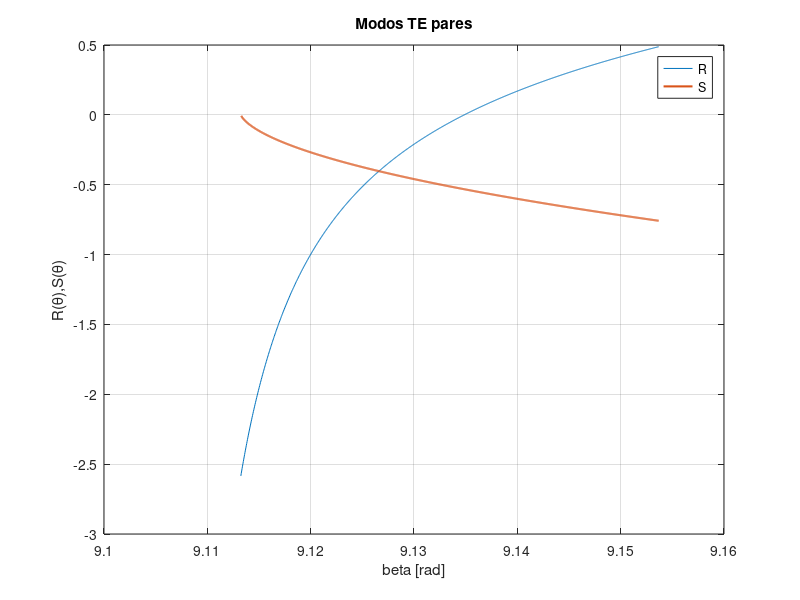

Reproduce this figure in MATLAB.
clc, close all, clear all

%Parámetros
%Todas las unidades en um
lambda=1;               %longitud de onda
k0=2*pi/lambda;         %numero de onda
a=4.1;                  %radius in um
n1=1.4568527308462205;  %core (germanio)
n2=1.450417399464332;   %cladding (sílice)

% syms beta
% q1=sqrt((n1^2)*(k0^2)-(beta^2));
% q2=sqrt((beta^2)-(n2^2)*(k0^2));
% 
% j0=besselj(0,q1*a);
% j1=besselj(0,q1*a);
% k0=besselk(0,q2*a);
% k1=besselk(1,q2*a);
% 
% f=q1.*(j0./j1)+q2.*(k0./k1);

% Plot
R=@(beta) (sqrt((n1^2)*(k0^2)-(beta.^2))).*((besselj(0,(sqrt((n1^2)*(k0^2)-(beta.^2)))*a))./(besselj(1,(sqrt((n1^2)*(k0^2)-(beta.^2)))*a)));
S=@(beta) -(sqrt((beta.^2)-(n2^2)*(k0^2))).*((besselk(0,(sqrt((beta.^2)-(n2^2)*(k0^2)))*a))./(besselk(1,(sqrt((beta.^2)-(n2^2)*(k0^2)))*a)));
beta=linspace(n2*k0,n1*k0,1000);
figure('Name','Modos TE'), plot(beta,R(beta),beta,S(beta),'LineWidth',1.5), grid on
legend('R','S','Location','best')
title('Modos TE pares')
xlabel('beta [rad]') 
ylabel('R(θ),S(θ)')

% Método de Newton para hallar las soluciones (intersecciones de las gráficas)
% df = diff(f)
% f=@(beta) (sqrt((n1^2)*(k0^2)-(beta.^2))).*((besselj(0,(sqrt((n1^2)*(k0^2)-(beta.^2)))*a))./(besselj(1,(sqrt((n1^2)*(k0^2)-(beta.^2)))*a)))+(sqrt((beta.^2)-(n2^2)*(k0^2))).*((besselk(0,(sqrt((beta.^2)-(n2^2)*(k0^2)))*a))./(besselk(1,(sqrt((beta.^2)-(n2^2)*(k0^2)))*a)));
% df=@(beta) (beta.*besselk(0, (41*(beta.^2 -5844206315499461/70368744177664)^(1/2))/10))/((beta.^2 - 5844206315499461/70368744177664)^(1/2)*besselk(1, (41*(beta.^2 - 5844206315499461/70368744177664)^(1/2))/10)) - beta./(1474045368996815/17592186044416 - beta.^2)^(1/2) - (41*beta)./10 + ((beta.^2 - 5844206315499461/70368744177664)^(1/2)*besselk(0, (41*(beta.^2 - 5844206315499461/70368744177664)^(1/2))/10)*((beta.*besselk(1, (41*(beta.^2 - 5844206315499461/70368744177664)^(1/2))/10))/(beta.^2 - 5844206315499461/70368744177664) + (41*beta.*besselk(0, (41*(beta.^2 - 5844206315499461/70368744177664)^(1/2))/10))/(10*(beta.^2 - 5844206315499461/70368744177664)^(1/2))))/besselk(1, (41*(beta.^2 - 5844206315499461/70368744177664)^(1/2))/10)^2;
% p0= 10;
% delta=1e-10;
% epsilon=1e-9;
% max=80;
% [p0, err, k, y] = newton(f, df, p0, delta, epsilon, max) 
% '---'
% [c, err, yc] = bisect (f, n2*k0, n1*k0, delta)
